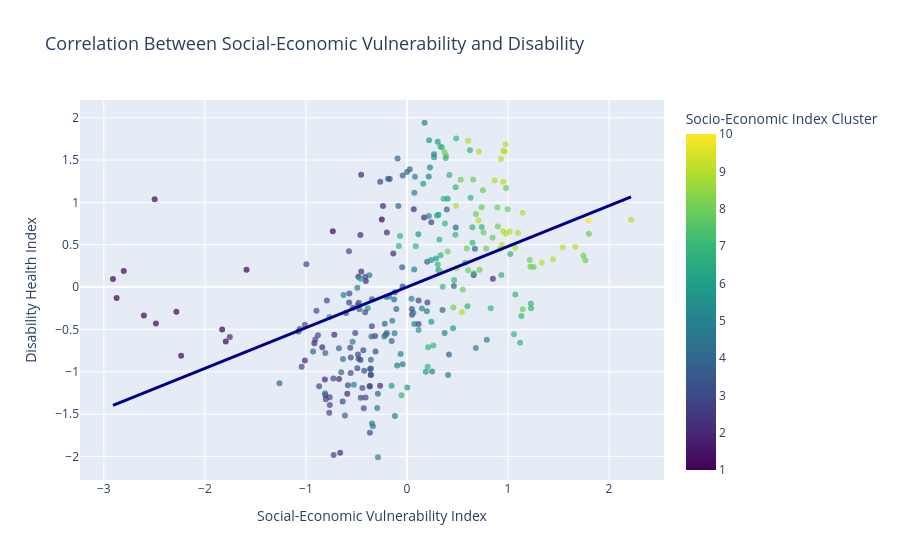

The notebook cell saved with this chart:
### Code cell
# @title Social Index vs. Health Index in each settlement
df = data_master.copy()

cols = [
    'social_index',
    'health_index',
    'socio_economic_index_cluster'
]

df[cols] = df[cols].apply(pd.to_numeric, errors='coerce')
df = df.dropna(subset=cols)

fig = px.scatter(
    df,
    x='social_index',
    y='health_index',
    hover_name='settlement_name',
   # size='total_population',
   # size_max = 40,
    color='socio_economic_index_cluster',
    color_continuous_scale='Viridis',
    trendline='ols',
    labels={
        'social_index': 'Social-Economic Vulnerability Index',
        'health_index': 'Disability Health Index',
        'total_population': 'Population size',
        'socio_economic_index_cluster': 'Socio-Economic Index Cluster'
    },
    title='Correlation Between Social-Economic Vulnerability and Disability'
)

fig.update_traces(
    marker=dict(opacity=0.7),
    selector=dict(mode='markers')
)

fig.update_traces(
    line=dict(color='darkblue', width=3),   # או 'black'
    selector=dict(mode='lines')
)

fig.update_layout(
    title_font_size=18,
    xaxis_title_font_size=14,
    yaxis_title_font_size=14
)

fig.show()
print(f"The correlation between the Social Index and the Health Index is {df['social_index'].corr(df['health_index'], method= 'spearman'):.2f}")

### Figure 1 — Plotly figure (JSON) as saved in the notebook; plotly's stock layout.template omitted (floating-point values rounded to 4 significant figures; data arrays with more than 128 entries replaced by an {"elided": "..."} marker saying what was removed)
{"data": [{"hovertemplate": "<b>%{hovertext}</b><br><br>Social-Economic Vulnerability Index=%{x}<br>Disability Health Index=%{y}<br>Socio-Economic Index Cluster=%{marker.color}<extra></extra>", "hovertext": {"elided": "278 str values"}, "legendgroup": "", "marker": {"color": {"elided": "278 int values"}, "coloraxis": "coloraxis", "opacity": 0.7, "symbol": "circle"}, "mode": "markers", "name": "", "orientation": "v", "showlegend": false, "type": "scatter", "x": {"elided": "278 float values"}, "xaxis": "x", "y": {"elided": "278 float values"}, "yaxis": "y"}, {"hovertemplate": "<b>OLS trendline</b><br>health_index = 0.479598 * social_index + -2.40259e-16<br>R<sup>2</sup>=0.191133<br><br>Social-Economic Vulnerability Index=%{x}<br>Disability Health Index=%{y} <b>(trend)</b><extra></extra>", "legendgroup": "", "line": {"color": "darkblue", "width": 3}, "marker": {"symbol": "circle"}, "mode": "lines", "name": "", "showlegend": false, "type": "scatter", "x": {"elided": "278 float values"}, "xaxis": "x", "y": {"elided": "278 float values"}, "yaxis": "y"}], "layout": {"coloraxis": {"colorbar": {"title": {"text": "Socio-Economic Index Cluster"}}, "colorscale": [[0, "#440154"], [0.1111, "#482878"], [0.2222, "#3e4989"], [0.3333, "#31688e"], [0.4444, "#26828e"], [0.5556, "#1f9e89"], [0.6667, "#35b779"], [0.7778, "#6ece58"], [0.8889, "#b5de2b"], [1, "#fde725"]]}, "legend": {"tracegroupgap": 0}, "title": {"font": {"size": 18}, "text": "Correlation Between Social-Economic Vulnerability and Disability"}, "xaxis": {"anchor": "y", "domain": [0, 1], "title": {"font": {"size": 14}, "text": "Social-Economic Vulnerability Index"}}, "yaxis": {"anchor": "x", "domain": [0, 1], "title": {"font": {"size": 14}, "text": "Disability Health Index"}}}}
